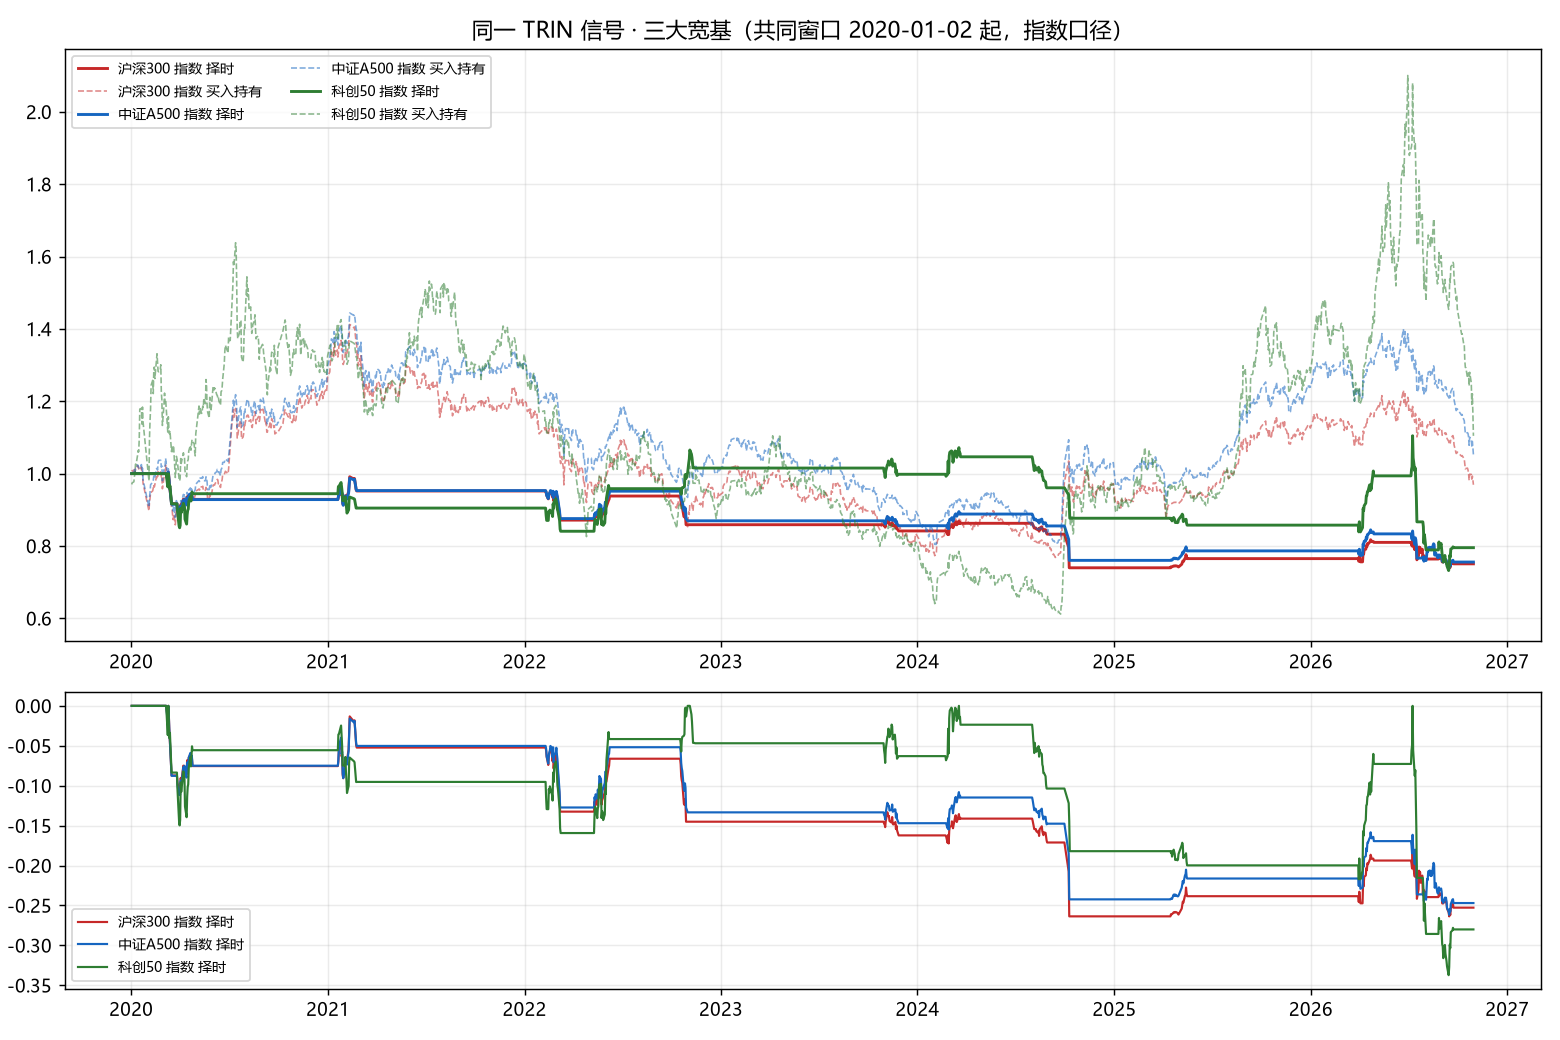

Generate this figure with Python:
# -*- coding: utf-8 -*-
"""专项分析：同一个 TRIN 信号，换到不同宽基上表现如何（沪深300 / 中证A500 / 科创50）。

动机：TRIN 是**全市场**情绪指标，但落地必须买某个标的。买哪个决定了策略的收益形态 ——
沪深300 是「大盘 beta」，中证A500 是「行业中性的大中盘」，科创50 是「高波动成长」。
同一个择时信号，弹性越大的标的，20 日持有的赔率应该越高，但假信号也更贵。

口径（两套，必须分开看）
------------------------
1. **指数口径**（长历史、价格指数**不含分红**、无费用）：
   `1.000300` 沪深300（2005 起）、`1.000510` 中证A500（2005 起，**2024-09 才发布、历史为回溯**）、
   `1.000688` 科创50（2019-12-31 起）。
2. **ETF 可交易口径**（含分红再投的前复权价、可实际下单）：
   `510300` 沪深300ETF（2012 起）、`563360` A500ETF（2024-10 起）、`588000` 科创50ETF（2020-11 起）。

A500 的 ETF 只有 2024-10 之后的数据，所以它的「可交易口径」样本不足两年，只能作为跟踪误差/流动性参考，
**不能用来判断策略好坏**。

为公平，除各自全历史外，另给一段**共同窗口**（2020-01-02 起，三者都有数据），
共同窗口内三行可以直接比大小。

产物：`research/_index_compare.md` + `research/_index_compare.png`
用法：python strategies/tech_indicators/v16_trin/research/_index_compare.py [--cache]
模拟结果，非投资建议。
"""
import argparse
import os
import sys

import matplotlib
matplotlib.use("Agg")
import matplotlib.pyplot as plt  # noqa: E402
import numpy as np  # noqa: E402
import pandas as pd  # noqa: E402

try:
    sys.stdout.reconfigure(encoding="utf-8")
except Exception:  # noqa
    pass

_HERE = os.path.dirname(os.path.abspath(__file__))
_V16 = os.path.dirname(_HERE)
_ROOT = os.path.dirname(os.path.dirname(os.path.dirname(_V16)))
for _p in (_ROOT, os.path.join(_ROOT, "data"), os.path.dirname(_V16), _V16, _HERE):
    if _p not in sys.path:
        sys.path.insert(0, _p)

import backtest as bt  # noqa: E402
import data as _data  # noqa: E402
import rule  # noqa: E402

MD = os.path.join(_HERE, "_index_compare.md")
PNG = os.path.join(_HERE, "_index_compare.png")
plt.rcParams["font.sans-serif"] = ["Microsoft YaHei", "SimHei", "DejaVu Sans"]
plt.rcParams["axes.unicode_minus"] = False

COMMON_START = "2020-01-02"
PERIODS = [("2015-2019", "2015-01-01", "2019-12-31"),
           ("2020-2026", "2020-01-01", "2026-12-31")]
TARGETS = [
    ("沪深300 指数", "1.000300", "index"),
    ("中证A500 指数", "1.000510", "index"),
    ("科创50 指数", "1.000688", "index"),
    ("沪深300ETF", "510300", "etf"),
    ("A500ETF(563360)", "563360", "etf"),
    ("科创50ETF", "588000", "etf"),
]


def pct(x, dp=1):
    return "—" if x is None else f"{x * 100:+.{dp}f}%"


def run_one(label, code, kind, breadth, start=None, end=None, period="—", refresh=True):
    veh = _data.load_vehicle(code, refresh=refresh)
    idx = veh.index.intersection(breadth.index)
    veh, br = veh.loc[idx], breadth.loc[idx]
    if start:
        veh, br = veh.loc[start:], br.loc[start:]
    if end:
        veh, br = veh.loc[:end], br.loc[:end]
    stop = _data.complete_end(br.index)
    veh, br = veh.loc[:stop], br.loc[:stop]
    if len(veh) < 30:
        return None
    m, nav, pos, trades, begin, base = bt.eval_single(br, veh)
    return dict(label=label, code=code, kind=kind, period=period, m=m, nav=nav, base=base,
                trades=trades, dates=veh.index, begin=begin, n=len(veh))


def rows_table(res):
    L = ["| 标的 | 口径 | 时段 | 窗口 | 年化 | 最大回撤 | 夏普 | 持仓 | 笔数 | 胜率 | 盈亏比 | 择时边际 | 基准年化 | 基准回撤 |",
         "|---|---|---|---|---|---|---|---|---|---|---|---|---|---|"]
    for r in res:
        m = r["m"]
        L.append(f"| **{r['label']}** `{r['code']}` | {r['kind']} | {r.get('period', '—')} | "
                 f"{r['dates'][r['begin']].date()} ~ {r['dates'][-1].date()}（{r['n'] - r['begin']} 天） | "
                 f"{pct(m['ann'], 2)} | {pct(m['mdd'], 2)} | {m['sharpe']:.2f} | "
                 f"{pct(m['pos_ratio'], 1).replace('+', '')} | {m['trades']} | "
                 f"{pct(m['t_stats']['win_rate'], 1).replace('+', '')} | {m['t_stats']['payoff']:.2f} | "
                 f"{m['timing_edge'] * 1e4:+.1f}bp | {pct(m['base_ann'], 2)} | {pct(m['base_mdd'], 2)} |")
    return L


def plot(common):
    fig, axes = plt.subplots(2, 1, figsize=(12, 8), gridspec_kw=dict(height_ratios=[2, 1]))
    colors = {"沪深300 指数": "#c62828", "中证A500 指数": "#1565c0", "科创50 指数": "#2e7d32"}
    ax = axes[0]
    for r in common:
        c = colors.get(r["label"], "#666")
        ax.plot(r["dates"], r["nav"], color=c, lw=1.6, label=f"{r['label']} 择时")
        ax.plot(r["dates"], r["base"], color=c, lw=0.9, ls="--", alpha=0.55,
                label=f"{r['label']} 买入持有")
    ax.set_title(f"同一 TRIN 信号 · 三大宽基（共同窗口 {COMMON_START} 起，指数口径）")
    ax.legend(loc="upper left", ncol=2, fontsize=8)
    ax.grid(alpha=0.25)

    ax = axes[1]
    for r in common:
        s = np.asarray(r["nav"], float)
        ax.plot(r["dates"], s / np.maximum.accumulate(s) - 1,
                color=colors.get(r["label"], "#666"), lw=1.2, label=f"{r['label']} 择时")
    ax.legend(loc="lower left", fontsize=8)
    ax.grid(alpha=0.25)
    fig.tight_layout()
    fig.savefig(PNG, dpi=130)
    plt.close(fig)


def build(refresh=True):
    breadth = _data.load_breadth(refresh=False)      # 广度库只读：本脚本不负责维护它
    full, common = [], []
    for label, code, kind in TARGETS:
        r = run_one(label, code, kind, breadth, refresh=refresh)
        if r is None:
            print(f"[跳过] {label} {code} 与广度库无重叠")
            continue
        full.append(r)
        m = r["m"]
        print(f"[{label:>18}] {r['dates'][r['begin']].date()} ~ {r['dates'][-1].date()} "
              f"年化 {pct(m['ann'], 2)} 回撤 {pct(m['mdd'], 2)} 夏普 {m['sharpe']:.2f} "
              f"持仓 {m['pos_ratio']:.1%} {m['trades']} 笔 胜率 {m['t_stats']['win_rate']:.0%} "
              f"| 基准 {pct(m['base_ann'], 2)}/{pct(m['base_mdd'], 2)}")

    for label, code, kind in TARGETS[:3]:               # 共同窗口只用三大指数
        r = run_one(label, code, kind, breadth, start=COMMON_START, refresh=False)
        if r is not None:
            common.append(r)

    split = []
    for label, code, kind in TARGETS[:3]:
        for pname, pa, pb in PERIODS:
            r = run_one(label, code, kind, breadth, start=pa, end=pb,
                        period=pname, refresh=False)
            if r is not None:
                split.append(r)
                print(f"[分时段] {label:>14} {pname} 年化 {pct(r['m']['ann'], 2)} "
                      f"回撤 {pct(r['m']['mdd'], 2)} {r['m']['trades']} 笔 "
                      f"胜率 {r['m']['t_stats']['win_rate']:.0%}")

    L = [
        "# TRIN 信号在三大宽基上的表现对照",
        "",
        f"> 参数 `{rule.LABEL}`：TRIN 5 日均 > {rule.TRIN_TH} 连续 {rule.TRIN_CONFIRM} 日 → 次日开盘买入 · "
        f"持有 {rule.HOLD_DAYS} 个交易日收盘卖出 · 止损 -{rule.STOP:.0%} · 单边 {rule.FEE:.2%}",
        "> 信号完全相同（全市场广度），只换执行标的。**指数口径不含分红**，ETF 为前复权（含分红再投）。",
        "",
        "## 一、各自全历史（窗口不同，不可横向比大小）",
        "",
    ]
    L += rows_table(full)

    L += ["", "## 二、共同窗口（2020-01-02 起，三者都有数据，可直接比）", ""]
    L += rows_table(common) if common else ["（数据不足）"]

    L += ["", "## 三、分时段：同一信号在不同市场形态下的差别", ""]
    L += rows_table(split) if split else ["（数据不足）"]

    L += ["", "## 四、结论", ""]
    if common and split:
        by = {r["label"]: r for r in common}
        fb = {r["label"]: r for r in full}
        h3, a5, k5 = by["沪深300 指数"], by["中证A500 指数"], by["科创50 指数"]
        sp = {(r["label"], r["period"]): r["m"] for r in split}

        def g(label, period, key):
            return sp[(label, period)][key]

        def stops(r):
            return sum(1 for t in r["trades"] if t.get("reason") == "止损")

        fh, fa = fb["沪深300 指数"], fb["中证A500 指数"]
        etf300 = [r for r in full if r["code"] == "510300"][0]
        pos_lo = min(fh["m"]["pos_ratio"], fa["m"]["pos_ratio"])
        pos_hi = max(fh["m"]["pos_ratio"], fa["m"]["pos_ratio"])
        L += [
            f"1. **全样本只买到「回撤减半」，买不到收益**：2015 起年化 沪深300 指数 "
            f"{pct(fh['m']['ann'], 2)}（ETF 口径 {pct(etf300['m']['ann'], 2)}）"
            f" / 中证A500 {pct(fa['m']['ann'], 2)}，对应买入持有 "
            f"{pct(fh['m']['base_ann'], 2)} / {pct(fa['m']['base_ann'], 2)}；"
            f"但最大回撤从 {pct(fh['m']['base_mdd'], 2)} / {pct(fa['m']['base_mdd'], 2)} "
            f"压到 {pct(fh['m']['mdd'], 2)} / {pct(fa['m']['mdd'], 2)}。"
            f"持仓只有 {pct(pos_lo, 0).replace('+', '')}~{pct(pos_hi, 0).replace('+', '')}，"
            f"本质是「大部分时间不在场」的减仓开关。",
            f"2. **分时段是决定性的，2019 是分水岭**：2015-2019 策略明显更优 —— "
            f"沪深300 年化 {pct(g('沪深300 指数', '2015-2019', 'ann'), 2)}"
            f"（回撤 {pct(g('沪深300 指数', '2015-2019', 'mdd'), 2)}、胜率 "
            f"{pct(g('沪深300 指数', '2015-2019', 't_stats')['win_rate'], 0).replace('+', '')}、"
            f"择时边际 {g('沪深300 指数', '2015-2019', 'timing_edge') * 1e4:+.1f}bp），"
            f"中证A500 {pct(g('中证A500 指数', '2015-2019', 'ann'), 2)}"
            f"（回撤 {pct(g('中证A500 指数', '2015-2019', 'mdd'), 2)}、胜率 "
            f"{pct(g('中证A500 指数', '2015-2019', 't_stats')['win_rate'], 0).replace('+', '')}）；"
            f"2020 之后全部转负：沪深300 {pct(g('沪深300 指数', '2020-2026', 'ann'), 2)}、"
            f"中证A500 {pct(g('中证A500 指数', '2020-2026', 'ann'), 2)}、"
            f"科创50 {pct(g('科创50 指数', '2020-2026', 'ann'), 2)}。"
            f"视频宣称的 **71% 胜率恰好落在这段 2015-2019 的 69%** 上 —— 那是有真实全市场恐慌"
            "（2015 股灾、2016 熔断、2018 单边熊市）的年代；2020 后的结构性行情里，"
            "「全市场恐慌」越来越少，信号样本从每年 2~3 次掉到 2 次左右，且多为结构性杀跌。",
            f"3. **A500 比沪深300 略好，但两者同源**：全样本年化 "
            f"{pct(fa['m']['ann'], 2)} vs {pct(fh['m']['ann'], 2)}，共同窗口 "
            f"{pct(a5['m']['ann'], 2)} vs {pct(h3['m']['ann'], 2)}，"
            f"最大回撤 {pct(fa['m']['mdd'], 2)} vs {pct(fh['m']['mdd'], 2)}，"
            f"笔数 {fa['m']['trades']} vs {fh['m']['trades']}，几乎重合。"
            "差别来自成分弹性（A500 行业中性、成长权重略高），**不是「换个指数就能救活策略」**。",
            f"4. **科创50 是放大器，不是更好的载体**：共同窗口年化 {pct(k5['m']['ann'], 2)}、"
            f"回撤 {pct(k5['m']['mdd'], 2)}（沪深300 {pct(h3['m']['mdd'], 2)}）、"
            f"胜率 {pct(k5['m']['t_stats']['win_rate'], 0).replace('+', '')}"
            f"（沪深300 {pct(h3['m']['t_stats']['win_rate'], 0).replace('+', '')}）、"
            f"{len(k5['trades'])} 笔里 {stops(k5)} 笔被 -8% 止损打掉"
            f"（沪深300 {stops(h3)}/{len(h3['trades'])}）。它的择时边际反而最高"
            f"（{k5['m']['timing_edge'] * 1e4:+.1f}bp vs 沪深300 {h3['m']['timing_edge'] * 1e4:+.1f}bp），"
            "说明信号抓到的少数反弹幅度很大，但胜率低、方差大 —— 收益靠右尾，不适合作为唯一标的，"
            "固定 -8% 止损在高波动标的上还过早出局（应按标的波动缩放）。",
            f"5. **落地口径建议**：若要用，选 A500 / 沪深300 这类低波动宽基；止损改按波动缩放"
            f"（如 1.5×年化波动，本分析未做）；把它当**减仓开关**而不是收益引擎 —— "
            f"它的价值在把 -47% 的回撤换成 -28%，而不是把 +1% 的年化换成 +8%。",
            "",
            "> 口径提醒：`中证A500 指数` 的历史是 2024-09 发布时回溯的（指数本身在此之前不存在），"
            "指数口径也不含分红；ETF 口径样本太短（A500 ETF 仅 2024-10 起，不足两年）。"
            "所有数字都是机械规则输出，**非投资建议**。",
        ]

    open(MD, "w", encoding="utf-8").write("\n".join(L) + "\n")
    if common:
        plot(common)
    print(f"[报告] {MD}" + (f"\n[图表] {PNG}" if common else ""))


def main():
    ap = argparse.ArgumentParser()
    ap.add_argument("--cache", action="store_true", help="不刷新行情，只用本地缓存")
    a = ap.parse_args()
    build(refresh=not a.cache)
    return 0


if __name__ == "__main__":
    sys.exit(main())
